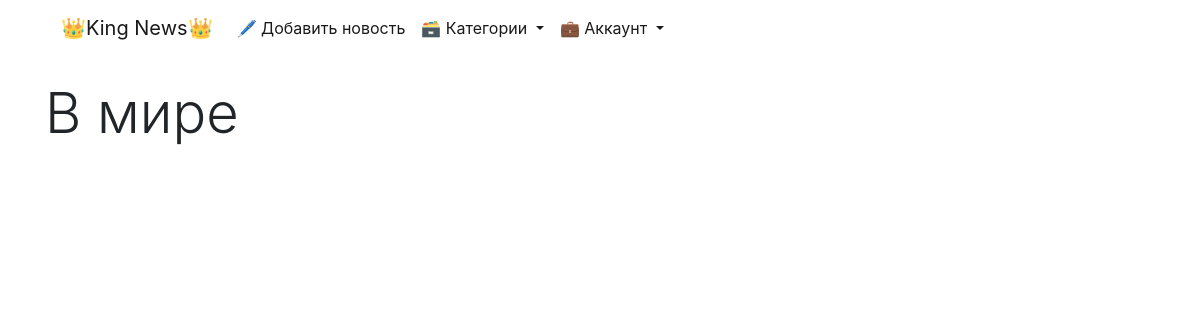
/news/category/3, run on an earlier commit of the app's database.
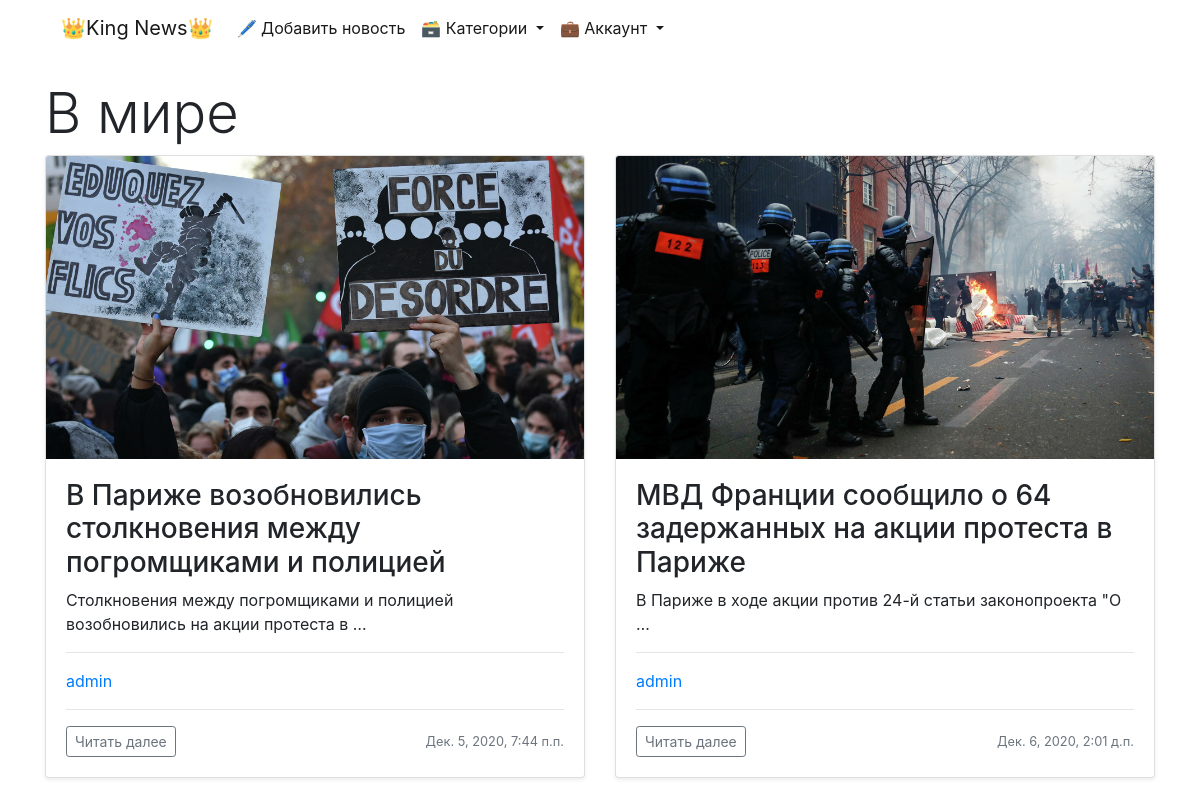
And on a later commit of the database.
### news/models.py (models this page shows, shortened)
class Category(models.Model):
    title = models.CharField(max_length=150, verbose_name='заголовок', unique=True)
    class Meta:
        verbose_name = 'категория'
        verbose_name_plural = 'категории'
        ordering = ['title']
    def get_absolute_url(self):
        return reverse('news:detail_category', kwargs={'category_id': self.pk})

class News(models.Model):
    author = models.ForeignKey(User, on_delete=models.PROTECT, verbose_name='автор', default=None)
    title = models.CharField(max_length=150, verbose_name='заголовок')
    content = models.TextField(verbose_name='текст')
    created_at = models.DateTimeField(auto_now_add=True, verbose_name='дата создания')
    updated_at = models.DateTimeField(auto_now=True, verbose_name='дата обновления')
    photo = models.ImageField(upload_to='photos/%Y/%m/%d/', verbose_name='постер', default='photos/default.svg')
    is_published = models.BooleanField(default=True, verbose_name='статус публикации')
    category = models.ForeignKey('Category', on_delete=models.PROTECT, verbose_name='категория', db_index=True, default=None)
    def get_absolute_url(self):
        return reverse('news:detail_news', kwargs={'pk': self.pk})
    class Meta:
        verbose_name = 'новость'
        verbose_name_plural = 'новости'
        ordering = ['created_at', 'title']

### news/views.py (the view)
# urls.py: path('category/<int:category_id>', DetailCategory.as_view(), name='detail_category'),
class DetailCategory(ListView):
    model = News
    template_name = 'news/detail_category.html'
    context_object_name = 'detail_category'
    paginate_by = 4
    def get_queryset(self):
        return News.objects.filter(category=self.kwargs['category_id'], is_published=True)
    def get_context_data(self, *, object_list=None, **kwargs):
        context = super(DetailCategory, self).get_context_data(**kwargs)
        context['title_category'] = Category.objects.get(pk=self.kwargs['category_id']).title
        return context

### news/templatetags/news_tags.py (called while the page is built)
@register.simple_tag(name='get_list_category')
def get_categories():
    categories = Category.objects.annotate(cnt=Count('news', filter=F('news__is_published')))
    return categories

### news/templates/news/detail_category.html (shortened to what this page needs)
{% extends 'base.html' %}
{% block content %}
    {% include 'inc/_nav.html' %}
    <br>
    <h1 class="display-4">{{ title_category }}</h1>
    <div class="row row-cols-2">
        {% for category in detail_category %}
            <div class="col">
                <div class="card shadow-sm">
                    <img class="bd-placeholder-img card-img-top" focusable="false" role="img"
                         width="100%" height="100%" src="{{ category.photo.url }}">
                    <div class="card-body">
                        <h3 class="card-text">{{ category.title }}</h3>
                        <p class="card-text">{{ category.content|truncatewords:10 }}</p>
                        <hr>
                        <a style="text-decoration: none;" href="#"><p>{{ category.author }}</p></a>
                        <hr>
                        <div class="d-flex justify-content-between align-items-center">
                            <div class="btn-group">
                                <form action="{{ category.get_absolute_url }}">
                                    <button type="submit" class="btn btn-sm btn-outline-secondary">
                                        Читать далее
                                    </button>
                                </form>
                            </div>
                            <small class="text-muted">{{ category.created_at }}</small>
                        </div>
                    </div>
                </div>
            </div>
        {% endfor %}
    </div>
    <br>
    {% include 'inc/_paginator.html' %}
{% endblock %}

### templates/base.html (shortened to what this page needs)
<!doctype html>
<html lang="en">
<head>
    <link rel="stylesheet" href="https://cdn.jsdelivr.net/npm/bootstrap@4.5.3/dist/css/bootstrap.min.css">
</head>
<body>
<div class="container">
    {% block content %}{% endblock %}
</div>
</body>
</html>

### templates/inc/_nav.html (shortened to what this page needs)
{% load news_tags %}
<nav class="navbar navbar-expand-lg navbar-light" style="background-color: #ffffff;">
    <a class="navbar-brand" href="{% url 'news:all_news' %}">👑King News👑</a>
    <div class="collapse navbar-collapse" id="navbarSupportedContent">
        <ul class="navbar-nav mr-auto">
            <li class="nav-item">
                <a class="nav-link active" href="{% url 'news:add_news' %}">🖊 Добавить новость<span class="sr-only">(current)</span></a>
            </li>
            <li class="nav-item dropdown active">
                <a class="nav-link dropdown-toggle" href="#" id="navbarDropdown" role="button" data-toggle="dropdown" aria-haspopup="true" aria-expanded="false">
                    🗃 Категории
                </a>
            </li>
            {% if request.user.is_authenticated %}
                <li class="nav-item dropdown active">
                    <a class="nav-link dropdown-toggle" href="#" id="navbarDropdown" role="button" data-toggle="dropdown" aria-haspopup="true" aria-expanded="false">
                        💼 Добро пожаловать, {{ user.username }}!
                    </a>
                    <div class="dropdown-menu" aria-labelledby="navbarDropdown">
                        <a class="dropdown-item" href="#">Мой профиль</a>
                        <a class="dropdown-item" href="{% url 'account:logout' %}">Выйти</a>
                    </div>
                </li>
            {% else %}
                <li class="nav-item dropdown active">
                    <a class="nav-link dropdown-toggle" href="#" id="navbarDropdown" role="button" data-toggle="dropdown" aria-haspopup="true" aria-expanded="false">
                        💼 Аккаунт
                    </a>
                </li>
            {% endif %}
        </ul>
    </div>
</nav>

### templates/inc/_paginator.html (shortened to what this page needs)
<div class="pagination-area pb-45 text-center">
    <div class="container">
        <div class="row">
            <div class="col-xl-12">
                <div class="single-wrap d-flex justify-content-center">
                </div>
            </div>
        </div>
    </div>
</div>

What changed in the data, as far as the page shows it:
now on this page (row edited): News: photo (picture), title "В Париже возобновились столкновения между погромщиками и полицией", content "Столкновения между погромщиками и полицией возобновились на акции протеста в …", author "admin", created_at "Дек. 5, 2020, 7:44 п.п."
added News: photo (picture), title "МВД Франции сообщило о 64 задержанных на акции протеста в Париже", content "В Париже в ходе акции против 24-й статьи законопроекта \"О …", author "admin", created_at "Дек. 6, 2020, 2:01 д.п."
